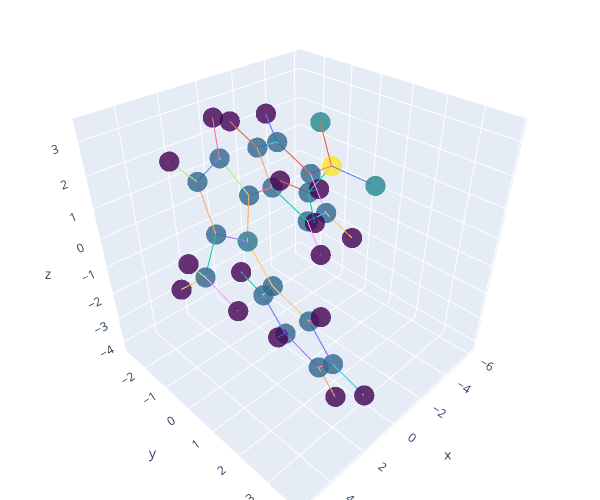

Notebook cell for this chart:
### Code cell
import plotly.graph_objects as go

def plot_molecule(tensorized):
    """ 
    A function for plotting a molecule

    Parameters
    ----------
    tensorized : a dictionary containing the graph, the node positions, the one hot degree sequence, the chains, and the B matrix
    
    Returns
    -------
    fig : a plotly figure
        A plotly figure containing the plot of the molecule
    """

    # invert one hot encoding of tensorized['H']
    H = torch.argmax(tensorized['H'],axis=1)

    fig = go.Figure(data=[go.Scatter3d(x=tensorized['Z'][:,0], y=tensorized['Z'][:,1], z=tensorized['Z'][:,2],
                                      mode='markers', marker=dict(size=7, color=H, colorscale='Viridis', opacity=0.8),showlegend=False)])

    for i in range(tensorized['Z_chains'].shape[0]):
        fig.add_trace(go.Scatter3d(x=[tensorized['Z_chains'][i,0,0], tensorized['Z_chains'][i,1,0]],
                                   y=[tensorized['Z_chains'][i,0,1], tensorized['Z_chains'][i,1,1]],
                                   z=[tensorized['Z_chains'][i,0,2], tensorized['Z_chains'][i,1,2]],
                                   mode='lines',
                                   showlegend=False,))
        
    # make it square and zoom to fit
    fig.update_layout(width=600, height=500, autosize=False, margin=dict(l=0, r=0, b=0, t=0))
    fig.update_layout(scene_aspectmode='cube')

    
    
    return fig

# plot the molecule
fig = plot_molecule(tdata[3])

fig.show()

### Figure 1 — Plotly figure (JSON) as saved in the notebook; plotly's stock layout.template omitted (floating-point values rounded to 4 significant figures)
{"data": [{"marker": {"color": [6, 5, 5, 5, 5, 5, 5, 5, 5, 5, 5, 5, 5, 5, 5, 5, 5, 5, 15, 7, 7, 5, 0, 0, 0, 0, 0, 0, 0, 0, 0, 0, 0, 0, 0, 0, 0, 0, 0], "colorscale": [[0, "#440154"], [0.1111, "#482878"], [0.2222, "#3e4989"], [0.3333, "#31688e"], [0.4444, "#26828e"], [0.5556, "#1f9e89"], [0.6667, "#35b779"], [0.7778, "#6ece58"], [0.8889, "#b5de2b"], [1, "#fde725"]], "opacity": 0.8, "size": 7}, "mode": "markers", "showlegend": false, "type": "scatter3d", "x": [2.086, 1.167, 1.886, 3.254, 3.37, -0.2861, 1.769, -0.9616, -2.344, -3.055, -2.393, -1.01, 1.198, 0.8842, 1.139, 1.707, 2.021, 4.633, -4.813, -5.348, -5.347, -4.965, 1.456, 4.078, -0.416, -2.849, -2.937, -0.5028, 0.9449, 0.4301, 0.8933, 1.912, 2.494, 5.423, 4.508, 4.986, -6.028, -4.485, -4.495], "y": [0.1687, -0.3247, -0.7996, -0.6268, -0.02194, -0.4263, 0.7932, 0.424, 0.3154, -0.6522, -1.525, -1.41, 0.04846, 0.665, 2.023, 2.769, 2.159, 0.4489, -0.8049, 0.5285, -1.563, -1.783, -1.256, -0.8932, 1.179, 0.9892, -2.29, -2.09, -1.001, 0.08466, 2.501, 3.828, 2.762, 0.5597, 1.426, -0.2764, -1.925, -2.749, -1.252], "z": [0.4783, 1.417, 2.502, 2.235, 0.999, 1.235, -0.769, 0.3471, 0.1722, 0.8858, 1.753, 1.923, -1.809, -3.023, -3.206, -2.175, -0.9584, 0.3564, 0.6624, 0.4061, 1.79, -0.8093, 3.388, 2.888, -0.2172, -0.5162, 2.301, 2.606, -1.684, -3.825, -4.153, -2.32, -0.1861, 1.108, -0.1194, -0.3822, -1.013, -0.6454, -1.64]}, {"mode": "lines", "showlegend": false, "type": "scatter3d", "x": [2.086, 1.167], "y": [0.1687, -0.3247], "z": [0.4783, 1.417]}, {"mode": "lines", "showlegend": false, "type": "scatter3d", "x": [2.086, 3.37], "y": [0.1687, -0.02194], "z": [0.4783, 0.999]}, {"mode": "lines", "showlegend": false, "type": "scatter3d", "x": [2.086, 1.769], "y": [0.1687, 0.7932], "z": [0.4783, -0.769]}, {"mode": "lines", "showlegend": false, "type": "scatter3d", "x": [2.086, 1.167], "y": [0.1687, -0.3247], "z": [0.4783, 1.417]}, {"mode": "lines", "showlegend": false, "type": "scatter3d", "x": [1.167, 1.886], "y": [-0.3247, -0.7996], "z": [1.417, 2.502]}, {"mode": "lines", "showlegend": false, "type": "scatter3d", "x": [1.167, -0.2861], "y": [-0.3247, -0.4263], "z": [1.417, 1.235]}, {"mode": "lines", "showlegend": false, "type": "scatter3d", "x": [1.167, 1.886], "y": [-0.3247, -0.7996], "z": [1.417, 2.502]}, {"mode": "lines", "showlegend": false, "type": "scatter3d", "x": [1.886, 3.254], "y": [-0.7996, -0.6268], "z": [2.502, 2.235]}, {"mode": "lines", "showlegend": false, "type": "scatter3d", "x": [1.886, 1.456], "y": [-0.7996, -1.256], "z": [2.502, 3.388]}, {"mode": "lines", "showlegend": false, "type": "scatter3d", "x": [1.886, 3.254], "y": [-0.7996, -0.6268], "z": [2.502, 2.235]}, {"mode": "lines", "showlegend": false, "type": "scatter3d", "x": [3.254, 3.37], "y": [-0.6268, -0.02194], "z": [2.235, 0.999]}, {"mode": "lines", "showlegend": false, "type": "scatter3d", "x": [3.254, 4.078], "y": [-0.6268, -0.8932], "z": [2.235, 2.888]}, {"mode": "lines", "showlegend": false, "type": "scatter3d", "x": [2.086, 3.37], "y": [0.1687, -0.02194], "z": [0.4783, 0.999]}, {"mode": "lines", "showlegend": false, "type": "scatter3d", "x": [3.254, 3.37], "y": [-0.6268, -0.02194], "z": [2.235, 0.999]}, {"mode": "lines", "showlegend": false, "type": "scatter3d", "x": [3.37, 4.633], "y": [-0.02194, 0.4489], "z": [0.999, 0.3564]}, {"mode": "lines", "showlegend": false, "type": "scatter3d", "x": [1.167, -0.2861], "y": [-0.3247, -0.4263], "z": [1.417, 1.235]}, {"mode": "lines", "showlegend": false, "type": "scatter3d", "x": [-0.2861, -0.9616], "y": [-0.4263, 0.424], "z": [1.235, 0.3471]}, {"mode": "lines", "showlegend": false, "type": "scatter3d", "x": [-0.2861, -1.01], "y": [-0.4263, -1.41], "z": [1.235, 1.923]}, {"mode": "lines", "showlegend": false, "type": "scatter3d", "x": [2.086, 1.769], "y": [0.1687, 0.7932], "z": [0.4783, -0.769]}, {"mode": "lines", "showlegend": false, "type": "scatter3d", "x": [1.769, 1.198], "y": [0.7932, 0.04846], "z": [-0.769, -1.809]}, {"mode": "lines", "showlegend": false, "type": "scatter3d", "x": [1.769, 2.021], "y": [0.7932, 2.159], "z": [-0.769, -0.9584]}, {"mode": "lines", "showlegend": false, "type": "scatter3d", "x": [-0.2861, -0.9616], "y": [-0.4263, 0.424], "z": [1.235, 0.3471]}, {"mode": "lines", "showlegend": false, "type": "scatter3d", "x": [-0.9616, -2.344], "y": [0.424, 0.3154], "z": [0.3471, 0.1722]}, {"mode": "lines", "showlegend": false, "type": "scatter3d", "x": [-0.9616, -0.416], "y": [0.424, 1.179], "z": [0.3471, -0.2172]}, {"mode": "lines", "showlegend": false, "type": "scatter3d", "x": [-0.9616, -2.344], "y": [0.424, 0.3154], "z": [0.3471, 0.1722]}, {"mode": "lines", "showlegend": false, "type": "scatter3d", "x": [-2.344, -3.055], "y": [0.3154, -0.6522], "z": [0.1722, 0.8858]}, {"mode": "lines", "showlegend": false, "type": "scatter3d", "x": [-2.344, -2.849], "y": [0.3154, 0.9892], "z": [0.1722, -0.5162]}, {"mode": "lines", "showlegend": false, "type": "scatter3d", "x": [-2.344, -3.055], "y": [0.3154, -0.6522], "z": [0.1722, 0.8858]}, {"mode": "lines", "showlegend": false, "type": "scatter3d", "x": [-3.055, -2.393], "y": [-0.6522, -1.525], "z": [0.8858, 1.753]}, {"mode": "lines", "showlegend": false, "type": "scatter3d", "x": [-3.055, -4.813], "y": [-0.6522, -0.8049], "z": [0.8858, 0.6624]}, {"mode": "lines", "showlegend": false, "type": "scatter3d", "x": [-3.055, -2.393], "y": [-0.6522, -1.525], "z": [0.8858, 1.753]}, {"mode": "lines", "showlegend": false, "type": "scatter3d", "x": [-2.393, -1.01], "y": [-1.525, -1.41], "z": [1.753, 1.923]}, {"mode": "lines", "showlegend": false, "type": "scatter3d", "x": [-2.393, -2.937], "y": [-1.525, -2.29], "z": [1.753, 2.301]}, {"mode": "lines", "showlegend": false, "type": "scatter3d", "x": [-0.2861, -1.01], "y": [-0.4263, -1.41], "z": [1.235, 1.923]}, {"mode": "lines", "showlegend": false, "type": "scatter3d", "x": [-2.393, -1.01], "y": [-1.525, -1.41], "z": [1.753, 1.923]}, {"mode": "lines", "showlegend": false, "type": "scatter3d", "x": [-1.01, -0.5028], "y": [-1.41, -2.09], "z": [1.923, 2.606]}, {"mode": "lines", "showlegend": false, "type": "scatter3d", "x": [1.769, 1.198], "y": [0.7932, 0.04846], "z": [-0.769, -1.809]}, {"mode": "lines", "showlegend": false, "type": "scatter3d", "x": [1.198, 0.8842], "y": [0.04846, 0.665], "z": [-1.809, -3.023]}, {"mode": "lines", "showlegend": false, "type": "scatter3d", "x": [1.198, 0.9449], "y": [0.04846, -1.001], "z": [-1.809, -1.684]}, {"mode": "lines", "showlegend": false, "type": "scatter3d", "x": [1.198, 0.8842], "y": [0.04846, 0.665], "z": [-1.809, -3.023]}, {"mode": "lines", "showlegend": false, "type": "scatter3d", "x": [0.8842, 1.139], "y": [0.665, 2.023], "z": [-3.023, -3.206]}, {"mode": "lines", "showlegend": false, "type": "scatter3d", "x": [0.8842, 0.4301], "y": [0.665, 0.08466], "z": [-3.023, -3.825]}, {"mode": "lines", "showlegend": false, "type": "scatter3d", "x": [0.8842, 1.139], "y": [0.665, 2.023], "z": [-3.023, -3.206]}, {"mode": "lines", "showlegend": false, "type": "scatter3d", "x": [1.139, 1.707], "y": [2.023, 2.769], "z": [-3.206, -2.175]}, {"mode": "lines", "showlegend": false, "type": "scatter3d", "x": [1.139, 0.8933], "y": [2.023, 2.501], "z": [-3.206, -4.153]}, {"mode": "lines", "showlegend": false, "type": "scatter3d", "x": [1.139, 1.707], "y": [2.023, 2.769], "z": [-3.206, -2.175]}, {"mode": "lines", "showlegend": false, "type": "scatter3d", "x": [1.707, 2.021], "y": [2.769, 2.159], "z": [-2.175, -0.9584]}, {"mode": "lines", "showlegend": false, "type": "scatter3d", "x": [1.707, 1.912], "y": [2.769, 3.828], "z": [-2.175, -2.32]}, {"mode": "lines", "showlegend": false, "type": "scatter3d", "x": [1.769, 2.021], "y": [0.7932, 2.159], "z": [-0.769, -0.9584]}, {"mode": "lines", "showlegend": false, "type": "scatter3d", "x": [1.707, 2.021], "y": [2.769, 2.159], "z": [-2.175, -0.9584]}, {"mode": "lines", "showlegend": false, "type": "scatter3d", "x": [2.021, 2.494], "y": [2.159, 2.762], "z": [-0.9584, -0.1861]}, {"mode": "lines", "showlegend": false, "type": "scatter3d", "x": [3.37, 4.633], "y": [-0.02194, 0.4489], "z": [0.999, 0.3564]}, {"mode": "lines", "showlegend": false, "type": "scatter3d", "x": [4.633, 5.423], "y": [0.4489, 0.5597], "z": [0.3564, 1.108]}, {"mode": "lines", "showlegend": false, "type": "scatter3d", "x": [4.633, 4.508], "y": [0.4489, 1.426], "z": [0.3564, -0.1194]}, {"mode": "lines", "showlegend": false, "type": "scatter3d", "x": [4.633, 4.986], "y": [0.4489, -0.2764], "z": [0.3564, -0.3822]}, {"mode": "lines", "showlegend": false, "type": "scatter3d", "x": [-3.055, -4.813], "y": [-0.6522, -0.8049], "z": [0.8858, 0.6624]}, {"mode": "lines", "showlegend": false, "type": "scatter3d", "x": [-4.813, -5.348], "y": [-0.8049, 0.5285], "z": [0.6624, 0.4061]}, {"mode": "lines", "showlegend": false, "type": "scatter3d", "x": [-4.813, -5.347], "y": [-0.8049, -1.563], "z": [0.6624, 1.79]}, {"mode": "lines", "showlegend": false, "type": "scatter3d", "x": [-4.813, -4.965], "y": [-0.8049, -1.783], "z": [0.6624, -0.8093]}, {"mode": "lines", "showlegend": false, "type": "scatter3d", "x": [-4.813, -5.348], "y": [-0.8049, 0.5285], "z": [0.6624, 0.4061]}, {"mode": "lines", "showlegend": false, "type": "scatter3d", "x": [-4.813, -5.347], "y": [-0.8049, -1.563], "z": [0.6624, 1.79]}, {"mode": "lines", "showlegend": false, "type": "scatter3d", "x": [-4.813, -4.965], "y": [-0.8049, -1.783], "z": [0.6624, -0.8093]}, {"mode": "lines", "showlegend": false, "type": "scatter3d", "x": [-4.965, -6.028], "y": [-1.783, -1.925], "z": [-0.8093, -1.013]}, {"mode": "lines", "showlegend": false, "type": "scatter3d", "x": [-4.965, -4.485], "y": [-1.783, -2.749], "z": [-0.8093, -0.6454]}, {"mode": "lines", "showlegend": false, "type": "scatter3d", "x": [-4.965, -4.495], "y": [-1.783, -1.252], "z": [-0.8093, -1.64]}, {"mode": "lines", "showlegend": false, "type": "scatter3d", "x": [1.886, 1.456], "y": [-0.7996, -1.256], "z": [2.502, 3.388]}, {"mode": "lines", "showlegend": false, "type": "scatter3d", "x": [3.254, 4.078], "y": [-0.6268, -0.8932], "z": [2.235, 2.888]}, {"mode": "lines", "showlegend": false, "type": "scatter3d", "x": [-0.9616, -0.416], "y": [0.424, 1.179], "z": [0.3471, -0.2172]}, {"mode": "lines", "showlegend": false, "type": "scatter3d", "x": [-2.344, -2.849], "y": [0.3154, 0.9892], "z": [0.1722, -0.5162]}, {"mode": "lines", "showlegend": false, "type": "scatter3d", "x": [-2.393, -2.937], "y": [-1.525, -2.29], "z": [1.753, 2.301]}, {"mode": "lines", "showlegend": false, "type": "scatter3d", "x": [-1.01, -0.5028], "y": [-1.41, -2.09], "z": [1.923, 2.606]}, {"mode": "lines", "showlegend": false, "type": "scatter3d", "x": [1.198, 0.9449], "y": [0.04846, -1.001], "z": [-1.809, -1.684]}, {"mode": "lines", "showlegend": false, "type": "scatter3d", "x": [0.8842, 0.4301], "y": [0.665, 0.08466], "z": [-3.023, -3.825]}, {"mode": "lines", "showlegend": false, "type": "scatter3d", "x": [1.139, 0.8933], "y": [2.023, 2.501], "z": [-3.206, -4.153]}, {"mode": "lines", "showlegend": false, "type": "scatter3d", "x": [1.707, 1.912], "y": [2.769, 3.828], "z": [-2.175, -2.32]}, {"mode": "lines", "showlegend": false, "type": "scatter3d", "x": [2.021, 2.494], "y": [2.159, 2.762], "z": [-0.9584, -0.1861]}, {"mode": "lines", "showlegend": false, "type": "scatter3d", "x": [4.633, 5.423], "y": [0.4489, 0.5597], "z": [0.3564, 1.108]}, {"mode": "lines", "showlegend": false, "type": "scatter3d", "x": [4.633, 4.508], "y": [0.4489, 1.426], "z": [0.3564, -0.1194]}, {"mode": "lines", "showlegend": false, "type": "scatter3d", "x": [4.633, 4.986], "y": [0.4489, -0.2764], "z": [0.3564, -0.3822]}, {"mode": "lines", "showlegend": false, "type": "scatter3d", "x": [-4.965, -6.028], "y": [-1.783, -1.925], "z": [-0.8093, -1.013]}, {"mode": "lines", "showlegend": false, "type": "scatter3d", "x": [-4.965, -4.485], "y": [-1.783, -2.749], "z": [-0.8093, -0.6454]}, {"mode": "lines", "showlegend": false, "type": "scatter3d", "x": [-4.965, -4.495], "y": [-1.783, -1.252], "z": [-0.8093, -1.64]}], "layout": {"autosize": false, "height": 500, "margin": {"b": 0, "l": 0, "r": 0, "t": 0}, "scene": {"aspectmode": "cube"}, "width": 600}}
